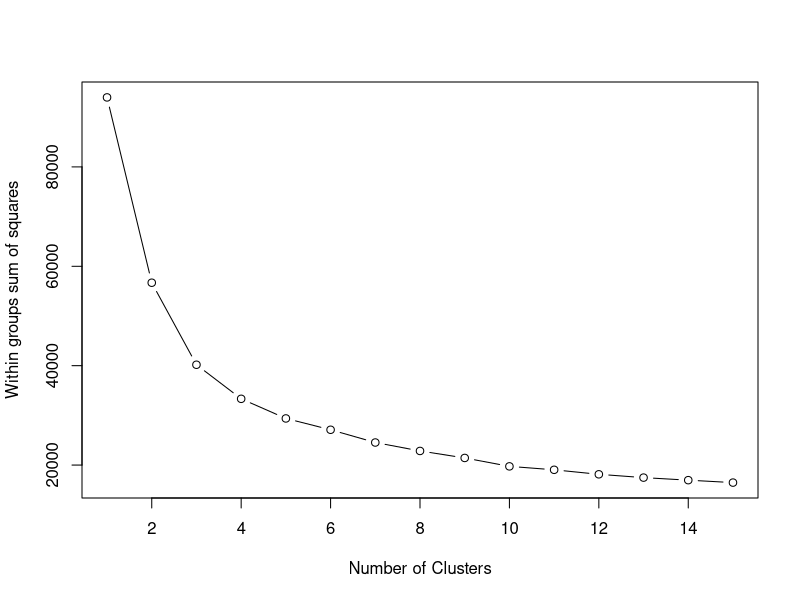
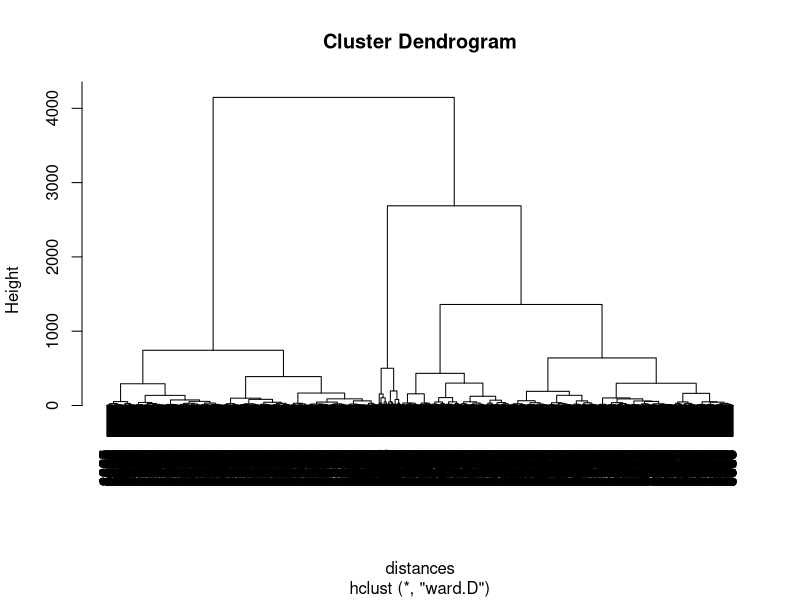
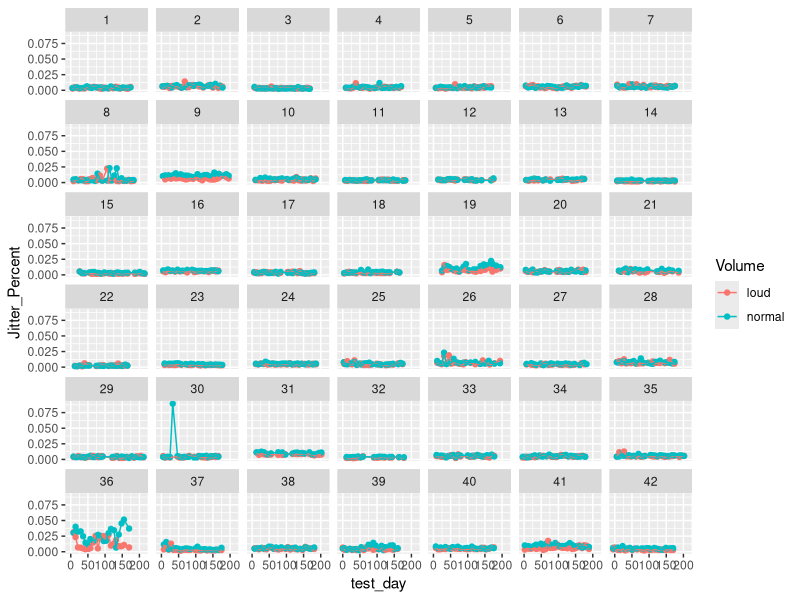
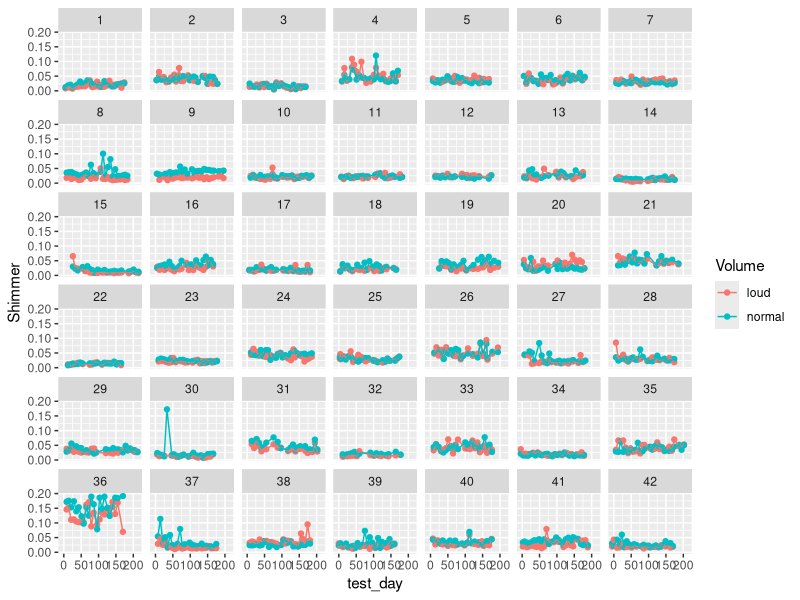
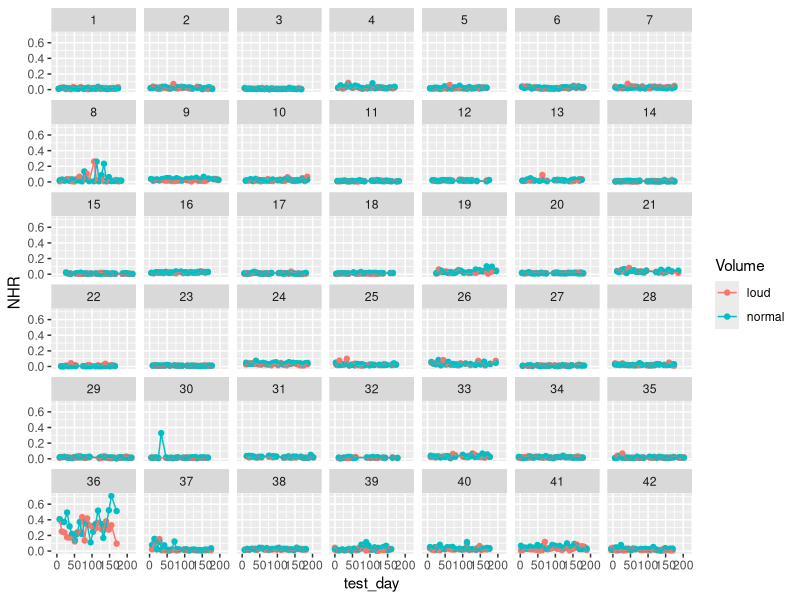
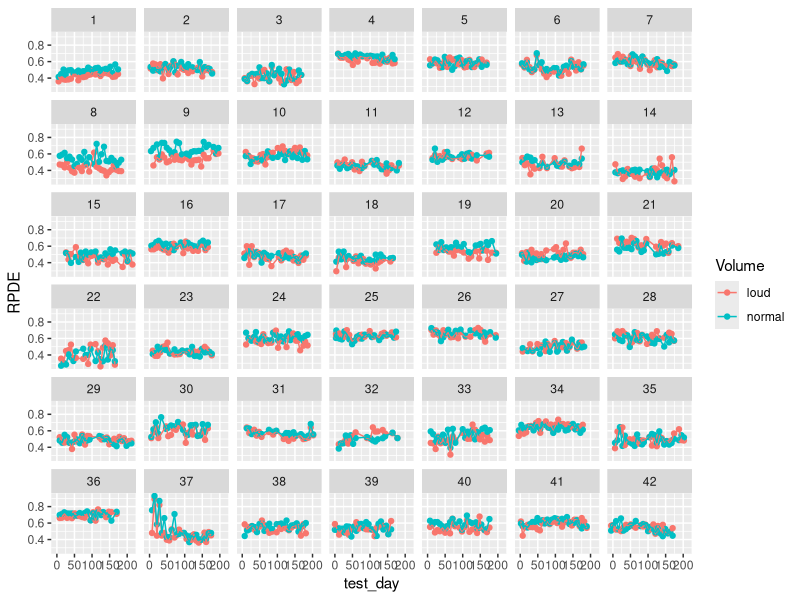
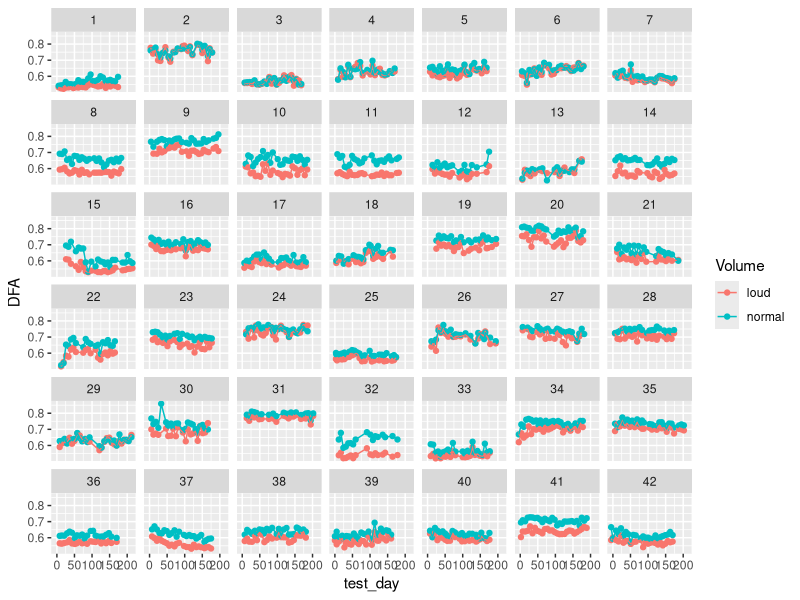
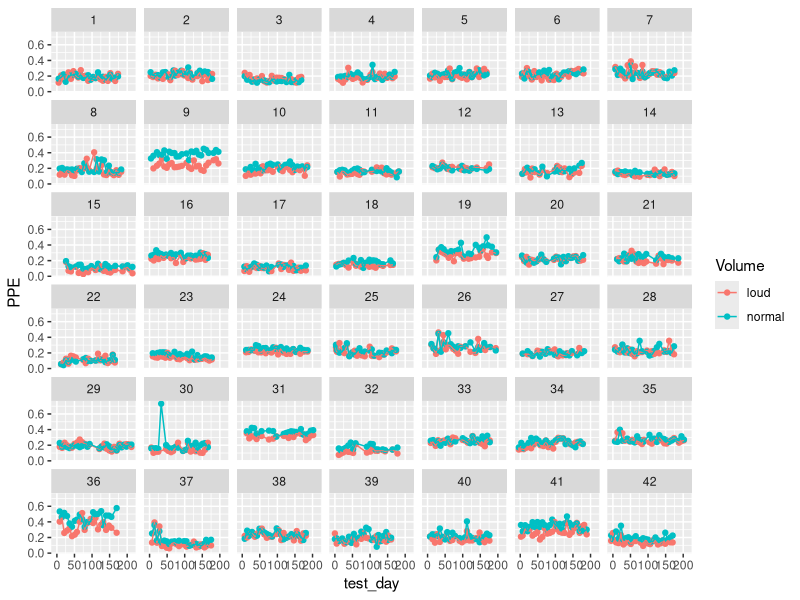

Here is the R script that generated these plots, in order: (Note: this script raises an error after producing the figures.)
## ---- chunk 1
library("dplyr")
library("tidyr")
library("ggplot2")
library("GGally")
library("knitr")
library("mice")

parkinsons <- read.csv("parkinsons_clean.csv")
## ---- chunk 2
cluster_data <- scale(select(parkinsons, Jitter_Percent:PPE))

wssplot <- function(data, nc=15, seed=1234){
	              wss <- (nrow(data)-1)*sum(apply(data,2,var))
               	      for (i in 2:nc){
		        set.seed(seed)
	                wss[i] <- sum(kmeans(data, centers=i)$withinss)}
	                
		      plot(1:nc, wss, type="b", xlab="Number of Clusters",
	                        ylab="Within groups sum of squares")
}
wssplot(cluster_data)
# Maybe 2? no distinct bend...

distances <- dist(cluster_data)
clusterParkinsons <- hclust(distances, method = "ward.D")
plot(clusterParkinsons)
# Not clear, 2 or 3 clusters probably best

## ---- chunk 3
clusterGroups = cutree(clusterParkinsons, k = 2)
clusterOne <- subset(parkinsons, clusterGroups == 1)
clusterTwo <- subset(parkinsons, clusterGroups == 2)

summary(clusterOne$Volume)
# 1029/(1029 + 1523) = 0.4032132
summary(clusterTwo$Volume)
# 931/(931 + 2392) = 0.2801685
# higher % loud in 1

summary(clusterOne$sex)
# 998/(998 + 1554) = 0.3910658
summary(clusterTwo$sex)
# 869/(869 + 2454) = 0.2615107
# higher % female in 1

summary(as.factor(clusterOne$subject_num))
# some subjects under-represented, 31 and 36 missing
# no significant gap to separate under-represented

summary(clusterOne)
summary(clusterTwo)

## ---- chunk 4
km_fit <- kmeans(cluster_data, centers = 2, iter.max = 1000)
km_groups <- km_fit$cluster

kmClusterOne <- subset(parkinsons, km_groups == 1)
kmClusterTwo <- subset(parkinsons, km_groups == 2)

summary(kmClusterOne)
summary(kmClusterTwo)

# sex
# 146/220 = 0.6636364
# 1721/5655 = 0.3043324

# volume
# 45/220 = 0.2045455
# 1915/5655 = 0.3386384

summary(as.factor(kmClusterOne$subject_num))
# all subjects present, relatively evenly distributed
summary(as.factor(kmClusterTwo$subject_num))
# 25 of 42 subjects present
# relatively few of most patients present (single digits) so 0 is not too odd given distribution
# patient 36 has 107 in cluster 2 (significantly higher than others, almost half of all entries in cluster 2)
## ---- chunk 5
big_km_fit <- kmeans(cluster_data, centers = 42, iter.max = 1000)
big_km_groups <- big_km_fit$cluster

bigKmClusterOne <- subset(parkinsons, big_km_groups == 1)
summary(bigKmClusterOne)
summary(as.factor(bigKmClusterOne$subject_num))

bigKmClusterTwo <- subset(parkinsons, big_km_groups == 2)
summary(bigKmClusterTwo)
summary(as.factor(bigKmClusterTwo$subject_num))

bigKmClusterThree <- subset(parkinsons, big_km_groups == 3)
summary(bigKmClusterThree)
summary(as.factor(bigKmClusterThree$subject_num))
## ---- chunk 6

volSplit_avgd <- parkinsons %>% group_by(subject_num, test_day, Volume) %>% summarise_if(is.numeric, median)

## ---- chunk 7
nrmLd_timeseries <- function(Y){
  ggplot(volSplit_avgd, aes(x = test_day, y = select(volSplit_avgd, matches(Y)), color = Volume)) +
    geom_point() +
    geom_line() +
    facet_wrap(~subject_num)
}
# Can't pass in variable/variable name...

ggplot(volSplit_avgd, aes(x = test_day, y = Jitter_Percent, color = Volume)) +
   geom_point() +
   geom_line() +
   facet_wrap(~subject_num)
ggplot(volSplit_avgd, aes(x = test_day, y = Shimmer, color = Volume)) +
   geom_point() +
   geom_line() +
   facet_wrap(~subject_num)
ggplot(volSplit_avgd, aes(x = test_day, y = NHR, color = Volume)) +
   geom_point() +
   geom_line() +
   facet_wrap(~subject_num)
ggplot(volSplit_avgd, aes(x = test_day, y = RPDE, color = Volume)) +
   geom_point() +
   geom_line() +
   facet_wrap(~subject_num)
ggplot(volSplit_avgd, aes(x = test_day, y = DFA, color = Volume)) +
   geom_point() +
   geom_line() +
   facet_wrap(~subject_num)
ggplot(volSplit_avgd, aes(x = test_day, y = PPE, color = Volume)) +
   geom_point() +
   geom_line() +
   facet_wrap(~subject_num)
# representative selection of variables

# and plot UPDRS
ggplot(subset(volSplit_avgd, Volume == "normal"), aes(x = test_day)) +
   geom_point(aes(y = motor_UPDRS), color = "red") +
   geom_point(aes(y = total_UPDRS), color = "blue") +
   ylab("UPDRS") +
   facet_wrap(~subject_num)

## ---- chunk 8
subset(parkinsons, Jitter_Percent >= 0.06)
# this is why it didn't look like an outlier on the histogram of individual recordings - it's not the only recording that's up there, just the only day where all recordings were up there...

filter(parkinsons, subject_num == 30, test_day == 33)
# total of only 3 recordings taken that day, all normal volume, all outside of normal

filter(parkinsons, subject_num == 30, test_day >= 25, test_day <= 40)
# the usual 6 recordings were taken a week earlier (day 25, but no recordings in the week after)

filter(parkinsons, subject_num == 30, test_day >= 25, test_day <= 47)
# next set of recordings on day 47, all 6 expected recordings are there

# subject 36 doesn't have a UPDRS score that's way out there... just signal characteristics that are way out there...
## ---- chunk 9
volSplit_avgd_clean <- filter(volSplit_avgd, subject_num != 36)
volSplit_avgd_clean <- filter(volSplit_avgd_clean, subject_num != 30 | test_day != 33)

## ---- chunk 10

ggplot(volSplit_avgd_clean, aes(x = test_day, y = Jitter_Percent, color = Volume)) +
   geom_point() +
   geom_line() +
   facet_wrap(~subject_num)
ggplot(volSplit_avgd_clean, aes(x = test_day, y = Shimmer, color = Volume)) +
   geom_point() +
   geom_line() +
   facet_wrap(~subject_num)
ggplot(volSplit_avgd_clean, aes(x = test_day, y = NHR, color = Volume)) +
   geom_point() +
   geom_line() +
   facet_wrap(~subject_num)
ggplot(volSplit_avgd_clean, aes(x = test_day, y = RPDE, color = Volume)) +
   geom_point() +
   geom_line() +
   facet_wrap(~subject_num)
ggplot(volSplit_avgd_clean, aes(x = test_day, y = DFA, color = Volume)) +
   geom_point() +
   geom_line() +
   facet_wrap(~subject_num)
ggplot(volSplit_avgd_clean, aes(x = test_day, y = PPE, color = Volume)) +
   geom_point() +
   geom_line() +
   facet_wrap(~subject_num)
# representative selection of variables

# and plot UPDRS
ggplot(subset(volSplit_avgd_clean, Volume == "normal"), aes(x = test_day)) +
   geom_point(aes(y = motor_UPDRS), color = "red") +
   geom_point(aes(y = total_UPDRS), color = "blue") +
   ylab("UPDRS") +
   facet_wrap(~subject_num)

## ---- chunk 11
ggplot(volSplit_avgd_clean, aes(x = Volume, y = Jitter_Percent)) +
   geom_boxplot()
ggplot(volSplit_avgd_clean, aes(x = Volume, y = Shimmer)) +
   geom_boxplot()
ggplot(volSplit_avgd_clean, aes(x = Volume, y = NHR)) +
   geom_boxplot()
ggplot(volSplit_avgd_clean, aes(x = Volume, y = RPDE)) +
   geom_boxplot()
ggplot(volSplit_avgd_clean, aes(x = Volume, y = DFA)) +
   geom_boxplot()
ggplot(volSplit_avgd_clean, aes(x = Volume, y = PPE)) +
   geom_boxplot()

## ---- chunk 12
nRecsTime <- parkinsons %>% group_by(subject_num, test_day) %>% count()
ggplot(nRecsTime, aes(x = n)) +
  geom_histogram(binwidth = 1)
ggplot(nRecsTime, aes(x = test_day/7, y = as.factor(subject_num), col = as.factor(n))) +
  geom_point()
## ---- chunk 13
oddDays <- subset(nRecsTime, n != 6)
# 81 days


subset(oddDays, n == 3)
# 2 days
# 1st was determined to be outlier (person 30, day 33)
# 2nd - person 37, day 7
subset(parkinsons, subject_num == 37 & test_day == 7)
subset(parkinsons, subject_num == 37 & test_day <= 7)
# 2 normal, 1 loud; first day of recordings from person 37; not an outlier in variable values; maybe a test of the system; no reason to remove or alter


subset(oddDays, n == 4)
# 7 days
# 1st - subj 9, day 4
subset(parkinsons, subject_num == 9 & test_day == 4)
# all 4 normal (loud data will be missing from this day); first day; not an outlier in variable values

# 2nd - subj 20, day 172
subset(parkinsons, subject_num == 20 & test_day == 172)
# 3 normal, 1 loud; not an outlier in variable values; no reason to remove or alter

# 3rd - subj 22, day 47
subset(parkinsons, subject_num == 22 & test_day == 47)
# 2 normal, 2 loud; not an outlier in variable values, though in Jitter and NHR these points (this one and the next, which is from the same patient) represent notable peaks in the loud recordings; not going to remove or alter

# 4th - subj 22, day 145
subset(parkinsons, subject_num == 22 & test_day == 145)
# 3 normal, 1 loud; not an outlier in variable values, though in Jitter and NHR these points (this one and the previous, which is from the same patient) represent notable peaks in the loud recordings; not going to remove or alter

# 5th - subj 26, day 38
subset(parkinsons, subject_num == 26 & test_day == 38)
# 2 normal, 2 loud; not an outlier in variable values; no reason to remove or alter

# 6th - subj 27, day 182
subset(parkinsons, subject_num == 27 & test_day == 182)
# all 4 normal (loud data will be missing from this day); last day; not an outlier in variable values

# 7th - subj 40, day 28
subset(parkinsons, subject_num == 40 & test_day == 28)
# 2 normal, 2 loud; not an outlier in variable values; no reason to remove or alter


subset(oddDays, n == 11)
# 1 day
# subj 7, day 51
oddEleven = subset(parkinsons, subject_num == 7 & test_day == 51)
# 8 normal, 3 loud (1 loud missing); just over an hour between the end of the first set and the beginning of the second set
summary(subset(oddEleven, time_of_day < 0.55))
summary(subset(oddEleven, time_of_day > 0.55))
# not significantly different from each other, 2nd slightly higher in most signal characteristics
# 1st was somewhat higher than usual, may have motivated redo


subset(oddDays, n == 12)
# 3 days
# 1st - subj 5, day 58
twelveOne = subset(parkinsons, subject_num == 5 & test_day == 58)
# 8 normal, 4 loud; about 22 min between the end of the first and beginning of the second set
summary(subset(twelveOne, time_of_day < 0.57))
summary(subset(twelveOne, time_of_day > 0.57))
# not significantly different from each other, 1st higher in most signal characteristics
# 1st doesn't seem too unusual

# 2nd - subj 29, day 93
twelveTwo = subset(parkinsons, subject_num == 29 & test_day == 93)
# 8 normal, 4 loud; about 4 hrs between the end of the first and beginning of the second set
summary(subset(twelveTwo, time_of_day < 0.5))
summary(subset(twelveTwo, time_of_day > 0.5))
# not significantly different from each other, different characteristics higher in each
# 1st doesn't seem too unusual

# 3rd - subj 35, day 48
twelveThree = subset(parkinsons, subject_num == 35 & test_day == 48)
# 8 normal, 4 loud; about 11 hrs between the end of the first and beginning of the second set
summary(subset(twelveThree, time_of_day < 0.5))
summary(subset(twelveThree, time_of_day > 0.5))
# not significantly different from each other, 1st higher in most signal characteristics
# 1st doesn't seem too unusual

## ---- chunk 14

# remove outlier observation
parkinsons <- filter(parkinsons, subject_num != 30 | test_day != 33)

# remove variables for which we do not need to do calculations
parkPart <- parkinsons
parkPart$age <- NULL
parkPart$sex <- NULL
parkPart$test_time <- NULL # permanently remove; represented in test_day, time_of_day
parkPart$time_of_day <- NULL # to calculate for all 6, not norm/ld
parkPart$motor_UPDRS <- NULL # to calculate for all 6, not norm/ld
parkPart$total_UPDRS <- NULL # to calculate for all 6, not norm/ld

# calculating new variables (median/IQR; normal/loud)
parkinsons_averaged <- parkPart %>% group_by(subject_num, test_day, Volume) %>% summarise_if(is.numeric, funs(median, IQR))

# separate subsets of normal and loud recordings
parkNormal <- filter(parkinsons_averaged, Volume == "normal")
parkLoud <- filter(parkinsons_averaged, Volume == "loud")

# because separated by volume, volume label variable can be removed
parkNormal$Volume <- NULL
parkLoud$Volume <- NULL

# add volume labels to variable names
names(parkNormal)[3:length(parkNormal)] <- sub(pattern = "([A-z]+)", replacement = "normal_\\1", names(parkNormal)[3:length(parkNormal)])
names(parkLoud)[3:length(parkLoud)] <- sub(pattern = "([A-z]+)", replacement = "loud_\\1", names(parkLoud)[3:length(parkLoud)])

# join normal and loud data into single "wide" dataset
parkAvgd <- full_join(parkNormal, parkLoud, by = c("subject_num", "test_day"))

# add demographic data back in
demographics <- select(parkinsons, subject_num, age, sex) %>% distinct()
parkAvgd <- left_join(parkAvgd, demographics, by = "subject_num")

# add time and UPDRS data back in
otherVars <- parkinsons %>% group_by(subject_num, test_day) %>% summarise(time_of_day = median(time_of_day)*24, motor_UPDRS = median(motor_UPDRS), total_UPDRS = median(total_UPDRS))
parkAvgd <- left_join(parkAvgd, otherVars, by = c("subject_num", "test_day"))
# median(time_of_day) was multiplied by 24 to turn units into hours, make number easier to comprehend in relatable terms


# add count
nRecsTbl <- parkinsons %>% group_by(subject_num, test_day, Volume) %>% count()
nRecsTbl <- spread(nRecsTbl, Volume, n)
nRecsTbl <- rename(nRecsTbl, loud_recs_count = loud, normal_recs_count = normal)
nRecsTbl[is.na(nRecsTbl)] <- 0
parkAvgd <- left_join(parkAvgd, nRecsTbl, by = c("subject_num", "test_day"))

# reorder
parkAvgd <- parkAvgd[c(1, 67, 68, 2, 69, 72, 73, 70, 71, 3:66)]

## ---- chunk 15
# view observations where IQR variables == 0
View(subset(parkAvgd, loud_PPE_IQR == 0 & loud_DFA_IQR == 0))
# 23 observations, all with less than 6 observations

subset(parkAvgd, normal_PPE_IQR == 0 & normal_DFA_IQR == 0)
# returns empty tibble; as expected, all observations have at least 2 normal recordings

View(subset(parkAvgd, is.na(loud_PPE_IQR)))
# 2 observations, previously identified days with no loud recordings taken

View(subset(parkAvgd, loud_recs_count < 2))
# 25 observations with missing data

# change IQR to NA where the IQR is calculated from a single number
#parkAvgd$loud_Jitter_Percent_IQR[parkAvgd$count_loud_recs <2] <- NA
parkAvgd[parkAvgd$loud_recs_count <2, 58:73] <- NA

# all missing values should now be coded as NA
## ---- chunk 16
write.csv(parkAvgd, file = "parkinsons_averaged.csv", row.names = FALSE)
## ---- chunk 17
ggpairs(select(parkinsons, contains("Jitter")))
## ---- chunk 18
ggpairs(select(parkinsons, contains("Shimmer")))
## ---- chunk 19
ggpairs(select(parkinsons, NHR:PPE))
## ---- chunk 20
# histogram with 1 bin/hour
hist(parkAvgd$time_of_day, breaks = 24)

# hist has no data below 4; check that there is no data there
subset(parkAvgd, time_of_day < 4)
## ---- chunk 21
cor(select(parkinsons, -sex, -Volume))
## ---- chunk 22
independent_selector <- function(matrix, X, N = 1, seed = NULL) {
  set.seed(seed)
  groups <- unique(X)  # vector of unique group names
  index <- 1:length(X)  # create indices
  table <- cbind(index, X)  # bind indices and group labels
  
  obsInd <- list(NULL)  # initiate list
  for (i in 1:length(groups)){
    group_i <- subset(table, X == groups[i])[ ,1]  # select all indices of one group
    # randomly select N indices of group i
    obsInd[[i]] <- sample(group_i, size = N)
  }
  obsLogical <- index %in% unlist(obsInd)  # create logical vector where selected indices = TRUE

  selection <- subset(matrix, obsLogical == TRUE)
  return(selection)
}

# parkAvgd$subject_num <- as.factor(parkAvgd$subject_num)
# parkAvgd$subject_num <- as.numeric(parkAvgd$subject_num)

runOne <- independent_selector(parkAvgd, parkAvgd$subject_num)
runTwo <- independent_selector(parkAvgd, parkAvgd$subject_num)
runThree <- independent_selector(parkAvgd, parkAvgd$subject_num)
runFour <- independent_selector(parkAvgd, parkAvgd$subject_num)
runFive <- independent_selector(parkAvgd, parkAvgd$subject_num)

## ---- chunk 23
corMatrixOne <- cor(select(runOne, -sex, -loud_recs_count, -normal_recs_count), use = "pairwise")
corMatrixTwo <- cor(select(runTwo, -sex, -loud_recs_count, -normal_recs_count), use = "pairwise")
corMatrixThree <- cor(select(runThree, -sex, -loud_recs_count, -normal_recs_count), use = "pairwise")
corMatrixFour <- cor(select(runFour, -sex, -loud_recs_count, -normal_recs_count), use = "pairwise")
corMatrixFive <- cor(select(runFive, -sex, -loud_recs_count, -normal_recs_count), use = "pairwise")

## ---- chunk 24
# select only variables for which linear corelation coefficient can and should be calculated
corVariables <- select(parkAvgd, -sex, -loud_recs_count, -normal_recs_count, -test_day)

N = 100 # number of sets independent obs/replicate correlation calculations

# create list of correlation matrices with all features
corCoeff <- list(NULL) # initiate list
for(i in 1:N){
  selection <- independent_selector(corVariables, corVariables$subject_num)
  corCoeff[[i]] <- cor(selection, use = "pairwise")
}

# aggregate correlation coefficients relating motor UPDRS to other features
# each row is one obs of coeffs from one replicate calculation
updrs_correlation <- corCoeff[[1]][5, ] # initiate matrix
for(i in 2:N){
  updrs_correlation <- rbind(updrs_correlation, corCoeff[[i]][5, ])
}

# change to dataframe
row.names(updrs_correlation) <- NULL
updrs_correlation <- as.data.frame(updrs_correlation)
updrs_correlation$test_day <- NULL
updrs_correlation$subject_num <- NULL
updrs_correlation$motor_UPDRS <- NULL
updrs_correlation$total_UPDRS <- NULL

# transform to best shape for plotting
plotRdata <- gather(updrs_correlation, "Feature", "Correlation", 1:66)

# box-whisker plot of correlations with motor_UPDRS
plot(as.factor(plotRdata$Feature), plotRdata$Correlation)
lines(x = 0:67, y = rep(0, times = 68))
lines(x = 0:67, y = rep(0.2, times = 68))
lines(x = 0:67, y = rep(-0.2, times = 68))
## ---- chunk 25
candidates <- c("age", "loud_HNR_median", "loud_NHR_median", "loud_PPE_median", "loud_Shimmer_APQ11_median", "normal_DFA_median", "normal_HNR_median", "normal_PPE_median", "normal_RPDE_median", "time_of_day")

# create list of only correlations between candidate features
candCoeff <- list(NULL) # initiate list
for(i in 1:length(corCoeff)){
   candCoeff[[i]] <- subset(corCoeff[[i]], rownames(corCoeff[[i]]) %in% candidates, colnames(corCoeff[[i]]) %in% candidates)
}

# create list, each item containing all cor coeffs relating to one feature
intercorrelation <- list(NULL) # initiate list
for(i in 1:length(candidates)){
  # delete previous matrix and initiate new matrix
  candidate_correlation <- NULL
  candidate_correlation <- subset(candCoeff[[1]], rownames(candCoeff[[1]]) == candidates[i])
  
  # select row of cor coeffs from each correlation matrix
  for(j in 2:length(candCoeff)){
    candidate_correlation <- rbind(candidate_correlation, subset(candCoeff[[j]], rownames(candCoeff[[j]]) == candidates[i]))
  }
  
  # convert matrix to dataframe
  rownames(candidate_correlation) <- NULL
  candidate_correlation <- as.data.frame(candidate_correlation)
  intercorrelation[[i]] <- candidate_correlation # save dataframe to list
}
names(intercorrelation) <- candidates

for(i in 1:length(intercorrelation)){
  plotData <- NULL
  # transform data into best shape for plotting
  plotData <- gather(intercorrelation[[i]], "Feature", "Correlation", 1:10)
  # delete coefficients describing feature's correlation with itself
  plotData <- subset(plotData, Feature != candidates[i])
  # box plot of correlation coefficients, relating to one feature candidate
  plot(as.factor(plotData$Feature), plotData$Correlation, main = candidates[i])
  lines(x = 0:length(candidates), y = rep(0, times = length(candidates) + 1))
  lines(x = 0:length(candidates), y = rep(0.2, times = length(candidates) + 1))
  lines(x = 0:length(candidates), y = rep(-0.2, times = length(candidates) + 1))
}

## ---- chunk 26
plot(parkAvgd$time_of_day, parkAvgd$motor_UPDRS)

ggplot(parkAvgd, aes(x = time_of_day, y = motor_UPDRS)) +
  geom_point() +
  facet_wrap(~subject_num)

## ---- chunk 27
# age, sex
demographics <- select(parkinsons, subject_num, age, sex) %>% distinct()

num_recordings <- parkinsons %>% group_by(subject_num) %>% count()
num_recordings <- rename(num_recordings, num_recordings = n)
num_test_days <- parkAvgd %>% group_by(subject_num) %>% count()
num_test_days <- rename(num_test_days, num_test_days = n)

start_end <- parkAvgd %>% group_by(subject_num) %>% summarise(first_day = min(test_day), last_day = max(test_day), days_in_study = last_day - first_day, first_motor_UPDRS = first(motor_UPDRS), last_motor_UPDRS = last(motor_UPDRS), change_motor_UPDRS = last_motor_UPDRS - first_motor_UPDRS, first_total_UPDRS = first(total_UPDRS), last_total_UPDRS = last(total_UPDRS), change_total_UPDRS = last_total_UPDRS - first_total_UPDRS)

daytime <- parkAvgd %>% group_by(subject_num) %>% summarise(typical_time_of_day = median(time_of_day), variation_time_of_day = IQR(time_of_day))

patient_data <- full_join(demographics, num_recordings, by = "subject_num")
patient_data <- full_join(patient_data, num_test_days, by = "subject_num")
patient_data <- full_join(patient_data, start_end, by = "subject_num")
patient_data <- full_join(patient_data, daytime, by = "subject_num")

patient_data <- mutate(patient_data, motor_progression = change_motor_UPDRS / days_in_study, total_progression = change_total_UPDRS / days_in_study, days_btwn_tests = days_in_study / num_test_days)

write.csv(patient_data, file = "parkinsons_patient_data.csv", row.names = FALSE)

## ---- chunk 28
gender_summary <- patient_data %>% group_by(sex) %>% summarise(age_mdn = median(age), age_IQR = IQR(age), days_btwn_tests_mdn = median(days_btwn_tests), days_btwn_tests_IQR = IQR(days_btwn_tests), typical_time_of_day_mdn = median(typical_time_of_day), typical_time_of_day_IQR = IQR(typical_time_of_day), variation_time_of_day_mdn = median(variation_time_of_day), variation_time_of_day_IQR = IQR(variation_time_of_day), motor_progression_mdn = median(motor_progression), motor_progression_IQR = IQR(motor_progression), total_progression_mdn = median(total_progression), total_progression_IQR = IQR(total_progression))
# age very similar
plot(patient_data$sex, patient_data$days_btwn_tests)
# slightly more days between tests for females, but lower variation
plot(patient_data$sex, patient_data$typical_time_of_day)
# tests slightly later in day for females, but lower variation
# males have more of a peak in the evenings, females just tail off into the evening
hist(subset(patient_data, sex == "female")$typical_time_of_day)
hist(subset(patient_data, sex == "male")$typical_time_of_day)
# female - peak in morning, tails off; males - peak in morning, peak in evening, none in early afternoon
plot(patient_data$sex, patient_data$motor_progression)
plot(patient_data$sex, patient_data$total_progression)
# females have slightly higher motor and total UPDRS

cor(patient_data$age, patient_data$days_btwn_tests)
# -0.3246805
cor(patient_data$age, patient_data$variation_time_of_day)
# -0.4784516
cor(patient_data$age, patient_data$motor_progression)
# 0.2224273
cor(patient_data$age, patient_data$total_progression)
# 0.07503611
# most significant correlation: age/days_btwn_tests
plot(patient_data$age, patient_data$days_btwn_tests)
plot(patient_data$age, patient_data$variation_time_of_day)
plot(patient_data$age, patient_data$motor_progression)
plot(patient_data$age, patient_data$total_progression)
# for days_btwn_tests, there is negative correlation: average days between seems to go down with age
# variation_time_of_day also seems to go down with age
# for progression, positive correlation seems to be driven by young (under 50 yrs) patients who actually have negative progression (show less disability at the end of the 6 months); The rest of the data actually seems to show a slight negative trend - older people demonstrate slower disease progression. Trend isn't that significant though

cor(patient_data$first_motor_UPDRS, patient_data$motor_progression)
# -0.2478741
cor(patient_data$first_total_UPDRS, patient_data$total_progression)
# -0.2226871
# seems that if UPDRS starts higher, it progresses slower
plot(patient_data$first_motor_UPDRS, patient_data$motor_progression)
plot(patient_data$first_total_UPDRS, patient_data$total_progression)
# there is a fair amount of spread around the central trend line, but a negative linear correlation seems to be a good description of the correlation between starting UPDRS and UPDRS progression (for both motor and total)

cor(patient_data$typical_time_of_day, patient_data$motor_progression)
# 0.2532598
cor(patient_data$typical_time_of_day, patient_data$total_progression)
# 0.1744276
# this correlation is higher than expected. What might drive someone to choose to take recordings later in the day that might also drive faster disease progression?
plot(patient_data$typical_time_of_day, patient_data$motor_progression)
plot(patient_data$typical_time_of_day, patient_data$total_progression)
# not super linear... but trend seems to be present (in motor, maybe not in total; total maybe driven by a couple of outliers)

cor(patient_data$variation_time_of_day, patient_data$motor_progression)
# -0.1593764
cor(patient_data$variation_time_of_day, patient_data$total_progression)
# -0.1849489
plot(patient_data$variation_time_of_day, patient_data$motor_progression)
plot(patient_data$variation_time_of_day, patient_data$total_progression)
# most of this correlation driven by one outlier
## ---- chunk 29
trials <- select(parkinsons, test_time, motor_UPDRS, total_UPDRS) %>% distinct()
trials_thin <- gather(trials, "Score_Type", "Score", 2:3)
ggplot(trials_thin, aes(x = Score, fill = Score_Type)) +
  geom_histogram(binwidth = 5, position = "dodge")
qqnorm(parkinsons$motor_UPDRS)
qqnorm(parkinsons$total_UPDRS)
## ---- chunk 30
selectionA <- independent_selector(parkAvgd, parkAvgd$subject_num)
selectionB <- independent_selector(parkAvgd, parkAvgd$subject_num)
selectionC <- independent_selector(parkAvgd, parkAvgd$subject_num)

qqnorm(selectionA$motor_UPDRS, main = "Normal Q-Q Plot: Selection A, Motor")
qqnorm(selectionA$total_UPDRS, main = "Normal Q-Q Plot: Selection A, Total")
qqnorm(selectionB$motor_UPDRS, main = "Normal Q-Q Plot: Selection B, Motor")
qqnorm(selectionB$total_UPDRS, main = "Normal Q-Q Plot: Selection B, Total")
qqnorm(selectionC$motor_UPDRS, main = "Normal Q-Q Plot: Selection C, Motor")
qqnorm(selectionC$total_UPDRS, main = "Normal Q-Q Plot: Selection C, Total")

## ---- chunk 31
groupwise_split <- function(X, obsRatio = 2/3, groupRatio = 1, seed = NULL) {
  set.seed(seed)
  groups <- unique(X)  # vector of unique group names
  index <- 1:length(X)  # create indices
  table <- cbind(index, X)  # bind indices and group labels
  
  obsInd <- list(NULL)  # initiate list
  for (i in 1:length(groups)){
    group_i <- subset(table, X == groups[i])[ ,1]  # select all indices of one group
    # randomly select % of indices of group i
    obsInd[[i]] <- sample(group_i, round(obsRatio * length(group_i)))
  }
  obsLogical <- index %in% unlist(obsInd)  # create logical vector where selected indices = TRUE
  
  # randomly select % of groups; create logical vector with these groups=TRUE
  groupLogical <- X %in% sample(groups, round(groupRatio * length(groups)))
  
  split <- ((obsLogical == TRUE) & (groupLogical == TRUE))
  return(split)
}

split <- groupwise_split(parkAvgd$subject_num, obsRatio = .75, groupRatio = 37/42, seed = 1)

train <- subset(parkAvgd, split == TRUE)
test <- subset(parkAvgd, split == FALSE)
